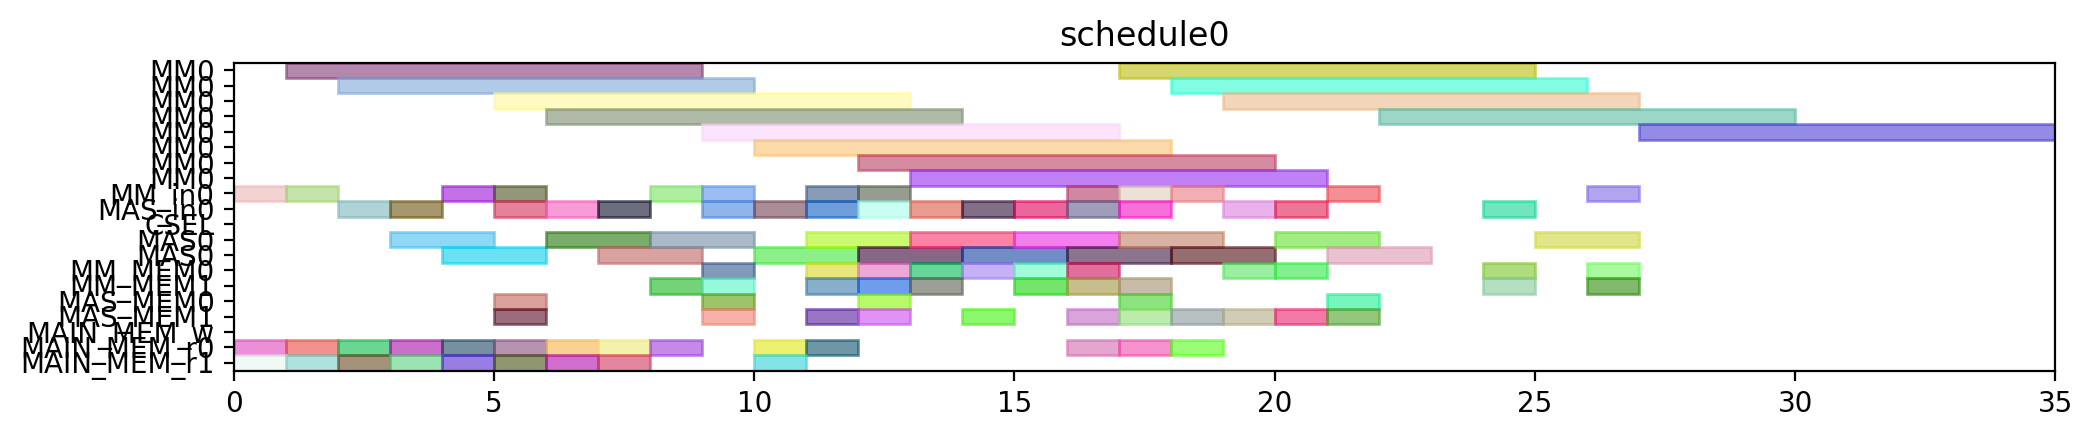

Recreate this plot in Python.
from pyschedule import Scenario, solvers, plotters, alt


def solve():
	horizon = 120
	S = Scenario("schedule0", horizon=horizon)

	# resource
	MM = S.Resources('MM', num=1, size=8)
	MM_in = S.Resources('MM_in', num=1)
	MAS_in = S.Resources('MAS_in', num=1)
	CSEL = S.Resource('CSEL')
	MAS = S.Resources('MAS', num=1, size=2, periods=range(1, horizon))
	MM_MEM = S.Resources('MM_MEM', num=2)
	MAS_MEM = S.Resources('MAS_MEM', num=2)
	MAIN_MEM_w = S.Resource('MAIN_MEM_w', size=1)
	MAIN_MEM_r = S.Resources('MAIN_MEM_r', num=2)

	# result of previous scheduling

	# new tasks
	t0 = S.Task('t0', length=8, delay_cost=1)
	t0 += alt(MM)
	t0_in = S.Task('t0_in', length=1, delay_cost=1)
	t0_in += alt(MM_in)
	S += t0_in*MM_in[0]<=t0*MM[0]
	t0_mem0 = S.Task('t0_mem0', length=1, delay_cost=1)
	t0_mem0 += MAIN_MEM_r[0]
	S += t0_mem0 <= t0

	t0_mem1 = S.Task('t0_mem1', length=1, delay_cost=1)
	t0_mem1 += MAIN_MEM_r[1]
	S += t0_mem1 <= t0

	t1 = S.Task('t1', length=8, delay_cost=1)
	t1 += alt(MM)
	t1_in = S.Task('t1_in', length=1, delay_cost=1)
	t1_in += alt(MM_in)
	S += t1_in*MM_in[0]<=t1*MM[0]
	t1_mem0 = S.Task('t1_mem0', length=1, delay_cost=1)
	t1_mem0 += MAIN_MEM_r[0]
	S += t1_mem0 <= t1

	t1_mem1 = S.Task('t1_mem1', length=1, delay_cost=1)
	t1_mem1 += MAIN_MEM_r[1]
	S += t1_mem1 <= t1

	t2 = S.Task('t2', length=8, delay_cost=1)
	t2 += alt(MM)
	t2_in = S.Task('t2_in', length=1, delay_cost=1)
	t2_in += alt(MM_in)
	S += t2_in*MM_in[0]<=t2*MM[0]
	t2_mem0 = S.Task('t2_mem0', length=1, delay_cost=1)
	t2_mem0 += MAIN_MEM_r[0]
	S += t2_mem0 <= t2

	t2_mem1 = S.Task('t2_mem1', length=1, delay_cost=1)
	t2_mem1 += MAIN_MEM_r[1]
	S += t2_mem1 <= t2

	t3 = S.Task('t3', length=2, delay_cost=1)
	t3 += alt(MAS)
	t3_in = S.Task('t3_in', length=1, delay_cost=1)
	t3_in += alt(MAS_in)
	S += t3_in*MAS_in[0]<=t3*MAS[0]

	t3_mem0 = S.Task('t3_mem0', length=1, delay_cost=1)
	t3_mem0 += MAIN_MEM_r[0]
	S += t3_mem0 <= t3

	t3_mem1 = S.Task('t3_mem1', length=1, delay_cost=1)
	t3_mem1 += MAIN_MEM_r[1]
	S += t3_mem1 <= t3

	t4 = S.Task('t4', length=2, delay_cost=1)
	t4 += alt(MAS)
	t4_in = S.Task('t4_in', length=1, delay_cost=1)
	t4_in += alt(MAS_in)
	S += t4_in*MAS_in[0]<=t4*MAS[0]

	t4_mem0 = S.Task('t4_mem0', length=1, delay_cost=1)
	t4_mem0 += MAIN_MEM_r[0]
	S += t4_mem0 <= t4

	t4_mem1 = S.Task('t4_mem1', length=1, delay_cost=1)
	t4_mem1 += MAIN_MEM_r[1]
	S += t4_mem1 <= t4

	t8 = S.Task('t8', length=2, delay_cost=1)
	t8 += alt(MAS)
	t8_in = S.Task('t8_in', length=1, delay_cost=1)
	t8_in += alt(MAS_in)
	S += t8_in*MAS_in[0]<=t8*MAS[0]

	t8_mem0 = S.Task('t8_mem0', length=1, delay_cost=1)
	t8_mem0 += MAIN_MEM_r[0]
	S += t8_mem0 <= t8

	t8_mem1 = S.Task('t8_mem1', length=1, delay_cost=1)
	t8_mem1 += MAIN_MEM_r[1]
	S += t8_mem1 <= t8

	t9 = S.Task('t9', length=2, delay_cost=1)
	t9 += alt(MAS)
	t9_in = S.Task('t9_in', length=1, delay_cost=1)
	t9_in += alt(MAS_in)
	S += t9_in*MAS_in[0]<=t9*MAS[0]

	t9_mem0 = S.Task('t9_mem0', length=1, delay_cost=1)
	t9_mem0 += MAIN_MEM_r[0]
	S += t9_mem0 <= t9

	t9_mem1 = S.Task('t9_mem1', length=1, delay_cost=1)
	t9_mem1 += MAIN_MEM_r[1]
	S += t9_mem1 <= t9

	t13 = S.Task('t13', length=2, delay_cost=1)
	t13 += alt(MAS)
	t13_in = S.Task('t13_in', length=1, delay_cost=1)
	t13_in += alt(MAS_in)
	S += t13_in*MAS_in[0]<=t13*MAS[0]

	t13_mem0 = S.Task('t13_mem0', length=1, delay_cost=1)
	t13_mem0 += MAIN_MEM_r[0]
	S += t13_mem0 <= t13

	t13_mem1 = S.Task('t13_mem1', length=1, delay_cost=1)
	t13_mem1 += MAIN_MEM_r[1]
	S += t13_mem1 <= t13

	t14 = S.Task('t14', length=2, delay_cost=1)
	t14 += alt(MAS)
	t14_in = S.Task('t14_in', length=1, delay_cost=1)
	t14_in += alt(MAS_in)
	S += t14_in*MAS_in[0]<=t14*MAS[0]

	t14_mem0 = S.Task('t14_mem0', length=1, delay_cost=1)
	t14_mem0 += MAIN_MEM_r[0]
	S += t14_mem0 <= t14

	t14_mem1 = S.Task('t14_mem1', length=1, delay_cost=1)
	t14_mem1 += MAIN_MEM_r[1]
	S += t14_mem1 <= t14

	t5 = S.Task('t5', length=8, delay_cost=1)
	t5 += alt(MM)
	t5_in = S.Task('t5_in', length=1, delay_cost=1)
	t5_in += alt(MM_in)
	S += t5_in*MM_in[0]<=t5*MM[0]
	t5_mem0 = S.Task('t5_mem0', length=1, delay_cost=1)
	t5_mem0 += alt(MAS_MEM)
	S += (t3*MAS[0])-1 < t5_mem0*MAS_MEM[0]
	S += t5_mem0 <= t5

	t5_mem1 = S.Task('t5_mem1', length=1, delay_cost=1)
	t5_mem1 += alt(MAS_MEM)
	S += (t4*MAS[0])-1 < t5_mem1*MAS_MEM[1]
	S += t5_mem1 <= t5

	t6 = S.Task('t6', length=2, delay_cost=1)
	t6 += alt(MAS)
	t6_in = S.Task('t6_in', length=1, delay_cost=1)
	t6_in += alt(MAS_in)
	S += t6_in*MAS_in[0]<=t6*MAS[0]

	t6_mem0 = S.Task('t6_mem0', length=1, delay_cost=1)
	t6_mem0 += alt(MM_MEM)
	S += (t0*MM[0])-1 < t6_mem0*MM_MEM[0]
	S += t6_mem0 <= t6

	t6_mem1 = S.Task('t6_mem1', length=1, delay_cost=1)
	t6_mem1 += alt(MM_MEM)
	S += (t1*MM[0])-1 < t6_mem1*MM_MEM[1]
	S += t6_mem1 <= t6

	t10 = S.Task('t10', length=8, delay_cost=1)
	t10 += alt(MM)
	t10_in = S.Task('t10_in', length=1, delay_cost=1)
	t10_in += alt(MM_in)
	S += t10_in*MM_in[0]<=t10*MM[0]
	t10_mem0 = S.Task('t10_mem0', length=1, delay_cost=1)
	t10_mem0 += alt(MAS_MEM)
	S += (t8*MAS[0])-1 < t10_mem0*MAS_MEM[0]
	S += t10_mem0 <= t10

	t10_mem1 = S.Task('t10_mem1', length=1, delay_cost=1)
	t10_mem1 += alt(MAS_MEM)
	S += (t9*MAS[0])-1 < t10_mem1*MAS_MEM[1]
	S += t10_mem1 <= t10

	t11 = S.Task('t11', length=2, delay_cost=1)
	t11 += alt(MAS)
	t11_in = S.Task('t11_in', length=1, delay_cost=1)
	t11_in += alt(MAS_in)
	S += t11_in*MAS_in[0]<=t11*MAS[0]

	t11_mem0 = S.Task('t11_mem0', length=1, delay_cost=1)
	t11_mem0 += alt(MM_MEM)
	S += (t1*MM[0])-1 < t11_mem0*MM_MEM[0]
	S += t11_mem0 <= t11

	t11_mem1 = S.Task('t11_mem1', length=1, delay_cost=1)
	t11_mem1 += alt(MM_MEM)
	S += (t2*MM[0])-1 < t11_mem1*MM_MEM[1]
	S += t11_mem1 <= t11

	t15 = S.Task('t15', length=8, delay_cost=1)
	t15 += alt(MM)
	t15_in = S.Task('t15_in', length=1, delay_cost=1)
	t15_in += alt(MM_in)
	S += t15_in*MM_in[0]<=t15*MM[0]
	t15_mem0 = S.Task('t15_mem0', length=1, delay_cost=1)
	t15_mem0 += alt(MAS_MEM)
	S += (t13*MAS[0])-1 < t15_mem0*MAS_MEM[0]
	S += t15_mem0 <= t15

	t15_mem1 = S.Task('t15_mem1', length=1, delay_cost=1)
	t15_mem1 += alt(MAS_MEM)
	S += (t14*MAS[0])-1 < t15_mem1*MAS_MEM[1]
	S += t15_mem1 <= t15

	t16 = S.Task('t16', length=2, delay_cost=1)
	t16 += alt(MAS)
	t16_in = S.Task('t16_in', length=1, delay_cost=1)
	t16_in += alt(MAS_in)
	S += t16_in*MAS_in[0]<=t16*MAS[0]

	t16_mem0 = S.Task('t16_mem0', length=1, delay_cost=1)
	t16_mem0 += alt(MM_MEM)
	S += (t0*MM[0])-1 < t16_mem0*MM_MEM[0]
	S += t16_mem0 <= t16

	t16_mem1 = S.Task('t16_mem1', length=1, delay_cost=1)
	t16_mem1 += alt(MM_MEM)
	S += (t2*MM[0])-1 < t16_mem1*MM_MEM[1]
	S += t16_mem1 <= t16

	t19 = S.Task('t19', length=8, delay_cost=1)
	t19 += alt(MM)
	t19_in = S.Task('t19_in', length=1, delay_cost=1)
	t19_in += alt(MM_in)
	S += t19_in*MM_in[0]<=t19*MM[0]
	t19_mem0 = S.Task('t19_mem0', length=1, delay_cost=1)
	t19_mem0 += MAIN_MEM_r[0]
	S += t19_mem0 <= t19

	t19_mem1 = S.Task('t19_mem1', length=1, delay_cost=1)
	t19_mem1 += alt(MM_MEM)
	S += (t2*MM[0])-1 < t19_mem1*MM_MEM[1]
	S += t19_mem1 <= t19

	t24 = S.Task('t24', length=2, delay_cost=1)
	t24 += alt(MAS)
	t24_in = S.Task('t24_in', length=1, delay_cost=1)
	t24_in += alt(MAS_in)
	S += t24_in*MAS_in[0]<=t24*MAS[0]

	t24_mem0 = S.Task('t24_mem0', length=1, delay_cost=1)
	t24_mem0 += alt(MM_MEM)
	S += (t0*MM[0])-1 < t24_mem0*MM_MEM[0]
	S += t24_mem0 <= t24

	t24_mem1 = S.Task('t24_mem1', length=1, delay_cost=1)
	t24_mem1 += alt(MM_MEM)
	S += (t0*MM[0])-1 < t24_mem1*MM_MEM[1]
	S += t24_mem1 <= t24

	t26 = S.Task('t26', length=8, delay_cost=1)
	t26 += alt(MM)
	t26_in = S.Task('t26_in', length=1, delay_cost=1)
	t26_in += alt(MM_in)
	S += t26_in*MM_in[0]<=t26*MM[0]
	t26_mem0 = S.Task('t26_mem0', length=1, delay_cost=1)
	t26_mem0 += MAIN_MEM_r[0]
	S += t26_mem0 <= t26

	t26_mem1 = S.Task('t26_mem1', length=1, delay_cost=1)
	t26_mem1 += alt(MM_MEM)
	S += (t2*MM[0])-1 < t26_mem1*MM_MEM[1]
	S += t26_mem1 <= t26

	t7 = S.Task('t7', length=2, delay_cost=1)
	t7 += alt(MAS)
	t7_in = S.Task('t7_in', length=1, delay_cost=1)
	t7_in += alt(MAS_in)
	S += t7_in*MAS_in[0]<=t7*MAS[0]

	t7_mem0 = S.Task('t7_mem0', length=1, delay_cost=1)
	t7_mem0 += alt(MM_MEM)
	S += (t5*MM[0])-1 < t7_mem0*MM_MEM[0]
	S += t7_mem0 <= t7

	t7_mem1 = S.Task('t7_mem1', length=1, delay_cost=1)
	t7_mem1 += alt(MAS_MEM)
	S += (t6*MAS[0])-1 < t7_mem1*MAS_MEM[1]
	S += t7_mem1 <= t7

	t12 = S.Task('t12', length=2, delay_cost=1)
	t12 += alt(MAS)
	t12_in = S.Task('t12_in', length=1, delay_cost=1)
	t12_in += alt(MAS_in)
	S += t12_in*MAS_in[0]<=t12*MAS[0]

	t12_mem0 = S.Task('t12_mem0', length=1, delay_cost=1)
	t12_mem0 += alt(MM_MEM)
	S += (t10*MM[0])-1 < t12_mem0*MM_MEM[0]
	S += t12_mem0 <= t12

	t12_mem1 = S.Task('t12_mem1', length=1, delay_cost=1)
	t12_mem1 += alt(MAS_MEM)
	S += (t11*MAS[0])-1 < t12_mem1*MAS_MEM[1]
	S += t12_mem1 <= t12

	t17 = S.Task('t17', length=2, delay_cost=1)
	t17 += alt(MAS)
	t17_in = S.Task('t17_in', length=1, delay_cost=1)
	t17_in += alt(MAS_in)
	S += t17_in*MAS_in[0]<=t17*MAS[0]

	t17_mem0 = S.Task('t17_mem0', length=1, delay_cost=1)
	t17_mem0 += alt(MM_MEM)
	S += (t15*MM[0])-1 < t17_mem0*MM_MEM[0]
	S += t17_mem0 <= t17

	t17_mem1 = S.Task('t17_mem1', length=1, delay_cost=1)
	t17_mem1 += alt(MAS_MEM)
	S += (t16*MAS[0])-1 < t17_mem1*MAS_MEM[1]
	S += t17_mem1 <= t17

	t25 = S.Task('t25', length=2, delay_cost=1)
	t25 += alt(MAS)
	t25_in = S.Task('t25_in', length=1, delay_cost=1)
	t25_in += alt(MAS_in)
	S += t25_in*MAS_in[0]<=t25*MAS[0]

	t25_mem0 = S.Task('t25_mem0', length=1, delay_cost=1)
	t25_mem0 += alt(MM_MEM)
	S += (t0*MM[0])-1 < t25_mem0*MM_MEM[0]
	S += t25_mem0 <= t25

	t25_mem1 = S.Task('t25_mem1', length=1, delay_cost=1)
	t25_mem1 += alt(MAS_MEM)
	S += (t24*MAS[0])-1 < t25_mem1*MAS_MEM[1]
	S += t25_mem1 <= t25

	t29 = S.Task('t29', length=2, delay_cost=1)
	t29 += alt(MAS)
	t29_in = S.Task('t29_in', length=1, delay_cost=1)
	t29_in += alt(MAS_in)
	S += t29_in*MAS_in[0]<=t29*MAS[0]

	t29_mem0 = S.Task('t29_mem0', length=1, delay_cost=1)
	t29_mem0 += alt(MM_MEM)
	S += (t0*MM[0])-1 < t29_mem0*MM_MEM[0]
	S += t29_mem0 <= t29

	t29_mem1 = S.Task('t29_mem1', length=1, delay_cost=1)
	t29_mem1 += alt(MM_MEM)
	S += (t26*MM[0])-1 < t29_mem1*MM_MEM[1]
	S += t29_mem1 <= t29

	t18 = S.Task('t18', length=8, delay_cost=1)
	t18 += alt(MM)
	t18_in = S.Task('t18_in', length=1, delay_cost=1)
	t18_in += alt(MM_in)
	S += t18_in*MM_in[0]<=t18*MM[0]
	t18_mem0 = S.Task('t18_mem0', length=1, delay_cost=1)
	t18_mem0 += MAIN_MEM_r[0]
	S += t18_mem0 <= t18

	t18_mem1 = S.Task('t18_mem1', length=1, delay_cost=1)
	t18_mem1 += alt(MAS_MEM)
	S += (t12*MAS[0])-1 < t18_mem1*MAS_MEM[1]
	S += t18_mem1 <= t18

	t27 = S.Task('t27', length=8, delay_cost=1)
	t27 += alt(MM)
	t27_in = S.Task('t27_in', length=1, delay_cost=1)
	t27_in += alt(MM_in)
	S += t27_in*MM_in[0]<=t27*MM[0]
	t27_mem0 = S.Task('t27_mem0', length=1, delay_cost=1)
	t27_mem0 += MAIN_MEM_r[0]
	S += t27_mem0 <= t27

	t27_mem1 = S.Task('t27_mem1', length=1, delay_cost=1)
	t27_mem1 += alt(MAS_MEM)
	S += (t12*MAS[0])-1 < t27_mem1*MAS_MEM[1]
	S += t27_mem1 <= t27

	t28 = S.Task('t28', length=2, delay_cost=1)
	t28 += alt(MAS)
	t28_in = S.Task('t28_in', length=1, delay_cost=1)
	t28_in += alt(MAS_in)
	S += t28_in*MAS_in[0]<=t28*MAS[0]

	t28_mem0 = S.Task('t28_mem0', length=1, delay_cost=1)
	t28_mem0 += alt(MAS_MEM)
	S += (t25*MAS[0])-1 < t28_mem0*MAS_MEM[0]
	S += t28_mem0 <= t28

	t28_mem1 = S.Task('t28_mem1', length=1, delay_cost=1)
	t28_mem1 += alt(MM_MEM)
	S += (t26*MM[0])-1 < t28_mem1*MM_MEM[1]
	S += t28_mem1 <= t28

	t30 = S.Task('t30', length=8, delay_cost=1)
	t30 += alt(MM)
	t30_in = S.Task('t30_in', length=1, delay_cost=1)
	t30_in += alt(MM_in)
	S += t30_in*MM_in[0]<=t30*MM[0]
	t30_mem0 = S.Task('t30_mem0', length=1, delay_cost=1)
	t30_mem0 += MAIN_MEM_r[0]
	S += t30_mem0 <= t30

	t30_mem1 = S.Task('t30_mem1', length=1, delay_cost=1)
	t30_mem1 += alt(MAS_MEM)
	S += (t29*MAS[0])-1 < t30_mem1*MAS_MEM[1]
	S += t30_mem1 <= t30

	t20 = S.Task('t20', length=2, delay_cost=1)
	t20 += alt(MAS)
	t20_in = S.Task('t20_in', length=1, delay_cost=1)
	t20_in += alt(MAS_in)
	S += t20_in*MAS_in[0]<=t20*MAS[0]

	t20_mem0 = S.Task('t20_mem0', length=1, delay_cost=1)
	t20_mem0 += alt(MM_MEM)
	S += (t19*MM[0])-1 < t20_mem0*MM_MEM[0]
	S += t20_mem0 <= t20

	t20_mem1 = S.Task('t20_mem1', length=1, delay_cost=1)
	t20_mem1 += alt(MM_MEM)
	S += (t18*MM[0])-1 < t20_mem1*MM_MEM[1]
	S += t20_mem1 <= t20

	t31 = S.Task('t31', length=8, delay_cost=1)
	t31 += alt(MM)
	t31_in = S.Task('t31_in', length=1, delay_cost=1)
	t31_in += alt(MM_in)
	S += t31_in*MM_in[0]<=t31*MM[0]
	t31_mem0 = S.Task('t31_mem0', length=1, delay_cost=1)
	t31_mem0 += alt(MM_MEM)
	S += (t27*MM[0])-1 < t31_mem0*MM_MEM[0]
	S += t31_mem0 <= t31

	t31_mem1 = S.Task('t31_mem1', length=1, delay_cost=1)
	t31_mem1 += alt(MM_MEM)
	S += (t30*MM[0])-1 < t31_mem1*MM_MEM[1]
	S += t31_mem1 <= t31

	t35 = S.Task('t35', length=8, delay_cost=1)
	t35 += alt(MM)
	t35_in = S.Task('t35_in', length=1, delay_cost=1)
	t35_in += alt(MM_in)
	S += t35_in*MM_in[0]<=t35*MM[0]
	t35_mem0 = S.Task('t35_mem0', length=1, delay_cost=1)
	t35_mem0 += alt(MAS_MEM)
	S += (t7*MAS[0])-1 < t35_mem0*MAS_MEM[0]
	S += t35_mem0 <= t35

	t35_mem1 = S.Task('t35_mem1', length=1, delay_cost=1)
	t35_mem1 += alt(MAS_MEM)
	S += (t28*MAS[0])-1 < t35_mem1*MAS_MEM[1]
	S += t35_mem1 <= t35

	solvers.mip.solve(S,msg=1,kind='CPLEX',ratio_gap=1.01)

	solution = [['hoge']*len(S.solution()[1]) for i in range(len(S.solution()))]
	for i in range(len(S.solution())):
		for j in range(len(S.solution()[i])):
			solution[i][j]=str(S.solution()[i][j])
	print(solution)

	cycles = int(solution[-1][3])

	pic_file_name = "/mnt/rose/usr1/fukuda/ABE/multiRAM_multiMAS_16mux/scheduling_result/stage8MM1_stage2MAS1/EP_ADD_A_ANY/schedule0.png"
	if(S.solution() != []):
		plotters.matplotlib.plot(S,img_filename=pic_file_name, show_task_labels=False, fig_size=(cycles*0.25+3, 2))

	return solution
